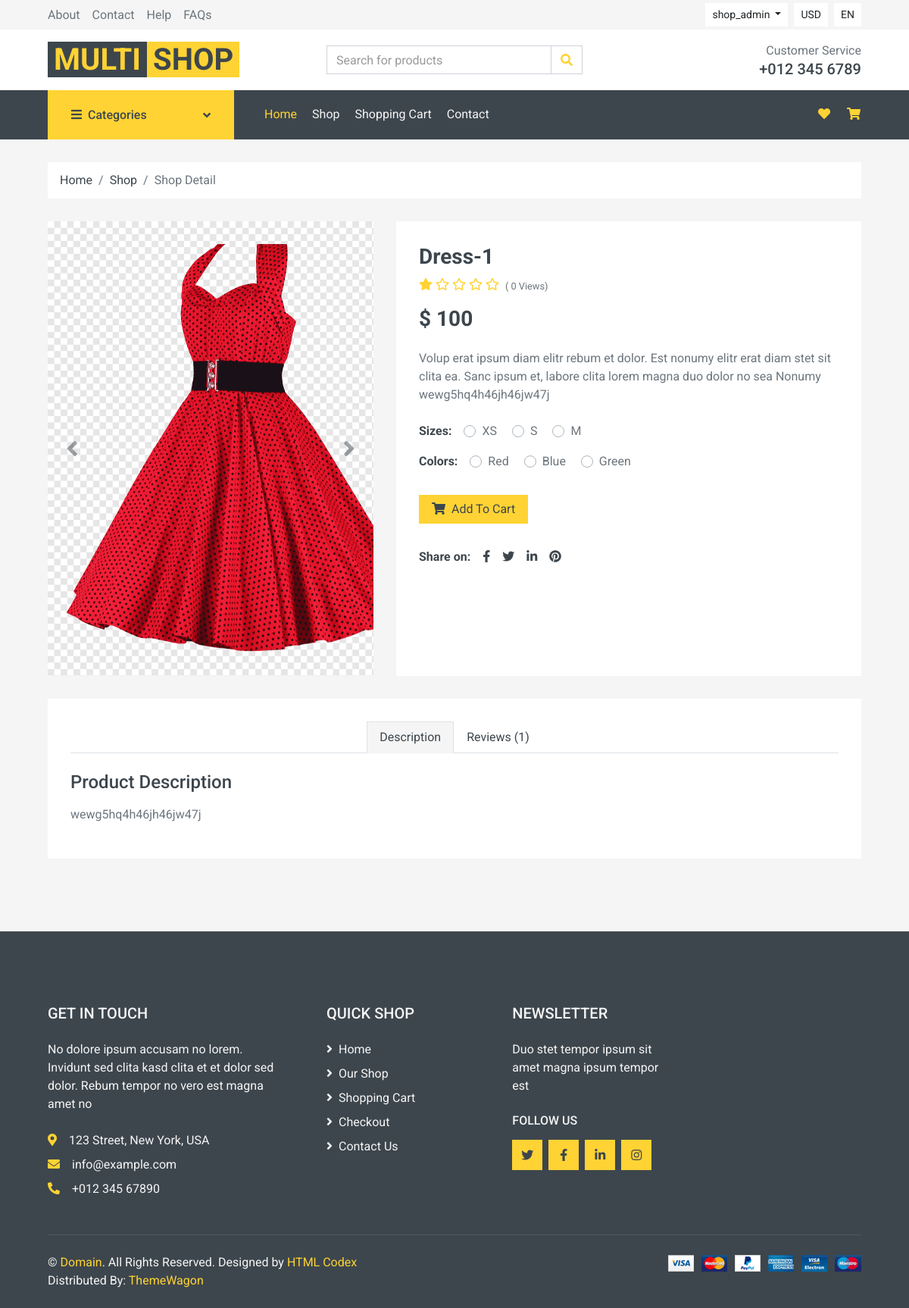
The page /detail/2 (signed in) on the database its author committed.
### main_app/models.py (models this page shows, shortened)
class Product(models.Model):
    name = models.CharField(max_length=150)
    slug = models.SlugField(max_length=150, unique=True)
    img = models.ImageField()
    count = models.PositiveIntegerField(default=0)
    price = models.PositiveIntegerField(default=0)
    view = models.PositiveIntegerField(default=0)
    description = models.TextField()
    added_date = models.DateField(auto_now_add=True)
    size = models.ManyToManyField(Size, related_name='sizes')
    color = models.ManyToManyField(Color, related_name='colors')
    category = models.ForeignKey(
        Category, on_delete=models.PROTECT, related_name='categories')
    discount = models.PositiveIntegerField("Discount %", default=0)
    @property
    def average_rating(self):
        rating = self.rating.all().aggregate(Avg('value'))['value__avg']
        if rating:
            return str(rating)
        else:
            return 0
    class Meta:
        ordering = ["-id"]

class Size(models.Model):
    name = models.CharField(max_length=50)
    slug = models.SlugField(max_length=50, unique=True)
    def __str__(self):
        return self.name

class Color(models.Model):
    name = models.CharField(max_length=50)
    slug = models.SlugField(max_length=50, unique=True)
    def __str__(self):
        return self.name

### main_app/views.py (the view, shortened to what this page needs)
# urls.py: path('detail/<pk>', views.ProductDetailView.as_view(), name='detail'),
class ProductDetailView(DetailView):
    model = Product
    template_name = "detail.html"

### main_app/context_cat.py (called while the page is built)
def main_context(request):
    all_categories = Category.objects.all()
    all_colors = Color.objects.all()
    all_sizes = Size.objects.all()
    data = {
        'all_categories': all_categories,
        'all_colors': all_colors,
        'all_sizes': all_sizes,
    }
    return data

### templates/detail.html (shortened to what this page needs)
{% extends 'base.html' %}
{% load static %}
{% block content %}
<div class="container-fluid">
    <div class="row px-xl-5">
        <div class="col-12">
            <nav class="breadcrumb bg-light mb-30">
                <a class="breadcrumb-item text-dark" href="#">Home</a>
                <a class="breadcrumb-item text-dark" href="#">Shop</a>
                <span class="breadcrumb-item active">Shop Detail</span>
            </nav>
        </div>
    </div>
</div>
<div class="container-fluid pb-5">
    <div class="row px-xl-5">
        <div class="col-lg-5 mb-30">
            <div id="product-carousel" class="carousel slide" data-ride="carousel">
                <div class="carousel-inner bg-light">
                    <div class="carousel-item active text-center">
                        <img class="object-fit-cover" src="{{ object.img.url }}" alt="Image" height="600">
                    </div>
                </div>
                <a class="carousel-control-prev" href="#product-carousel" data-slide="prev">
                    <i class="fa fa-2x fa-angle-left text-dark"></i>
                </a>
                <a class="carousel-control-next" href="#product-carousel" data-slide="next">
                    <i class="fa fa-2x fa-angle-right text-dark"></i>
                </a>
            </div>
        </div>
        <div class="col-lg-7 h-auto mb-30">
            <div class="h-100 bg-light p-30">
                <h3>{{ object.name|title }}</h3>
                <div class="d-flex mb-3">
                    <div class="text-primary mr-2">
                        {% for i in '12345'|make_list %}
                        {% if i < object.average_rating %} <i class="fas fa-star"></i>
                            {% else %}
                            <i class="far fa-star"></i>
                            {% endif %}
                            {% endfor %}
                    </div>
                    <small class="pt-1">( {{ object.view }} Views)</small>
                </div>
                <h3 class="font-weight-semi-bold mb-4">$ {{object.price}}</h3>
                <p class="mb-4">Volup erat ipsum diam elitr rebum et dolor. Est nonumy elitr erat diam stet sit
                    clita ea. Sanc ipsum et, labore clita lorem magna duo dolor no sea
                    Nonumy
                    {{object.description}}
                </p>
                <div class="d-flex mb-3">
                    <strong class="text-dark mr-3">Sizes:</strong>
                    <form>
                        {% for size in object.size.all %}
                        <div class="custom-control custom-radio custom-control-inline">
                            <label class="custom-control-label" for="size-{{size.id}}">{{size}}</label>
                        </div>
                        {% endfor %}
                    </form>
                </div>
                <div class="d-flex mb-4">
                    <strong class="text-dark mr-3">Colors:</strong>
                    <form>
                        {% for color in object.color.all %}
                        <div class="custom-control custom-radio custom-control-inline">
                            <label class="custom-control-label" for="color-{{color.id}}">{{color}}</label>
                        </div>
                        {% endfor %}
                    </form>
                </div>
                <div class="d-flex align-items-center mb-4 pt-2">
                    <a href="{% url 'cart:add_to_cart' object.id %}" class="btn btn-primary px-3"><i
                            class="fa fa-shopping-cart mr-1"></i> Add To
                        Cart</a>
                </div>
                <div class="d-flex pt-2">
                    <strong class="text-dark mr-2">Share on:</strong>
                    <div class="d-inline-flex">
                        <a class="text-dark px-2" href="">
                            <i class="fab fa-facebook-f"></i>
                        </a>
                        <a class="text-dark px-2" href="">
                            <i class="fab fa-twitter"></i>
                        </a>
                        <a class="text-dark px-2" href="">
                            <i class="fab fa-linkedin-in"></i>
                        </a>
                        <a class="text-dark px-2" href="">
                            <i class="fab fa-pinterest"></i>
                        </a>
                    </div>
                </div>
            </div>
        </div>
    </div>
    <div class="row px-xl-5">
        <div class="col">
            <div class="bg-light p-30 ">
                <div class="nav nav-tabs mb-4 d-flex justify-content-center">
                    <a class="nav-item nav-link text-dark active" data-toggle="tab" href="#tab-pane-1">Description</a>
                    <a class="nav-item nav-link text-dark" data-toggle="tab" href="#tab-pane-3">Reviews
                        ({{object.product_comments.count}})</a>
                </div>
                <div class="tab-content">
                    <div class="tab-pane fade show active" id="tab-pane-1">
                        <h4 class="mb-3">Product Description</h4>
                        <p>{{object.description}}</p>
                    </div>
            </div>
        </div>
    </div>
</div>
</div>
{% endblock %}

### templates/base.html (shortened to what this page needs)
{% load static %}
<!DOCTYPE html>
<html lang="en">
<head>
    <link href="https://cdnjs.cloudflare.com/ajax/libs/font-awesome/5.10.0/css/all.min.css" rel="stylesheet">
    <link href="{% static 'lib/animate/animate.min.css' %}" rel="stylesheet">
    <link href="{% static 'lib/owlcarousel/assets/owl.carousel.min.css' %}" rel="stylesheet">
    <link href="{% static 'css/style.css' %}" rel="stylesheet">
</head>
<body>
    <div class="container-fluid">
        <div class="row bg-secondary py-1 px-xl-5">
            <div class="col-lg-6 d-none d-lg-block">
                <div class="d-inline-flex align-items-center h-100">
                    <a class="text-body mr-3" href="">About</a>
                    <a class="text-body mr-3" href="">Contact</a>
                    <a class="text-body mr-3" href="">Help</a>
                    <a class="text-body mr-3" href="">FAQs</a>
                </div>
            </div>
            <div class="col-lg-6 text-center text-lg-right">
                <div class="d-inline-flex align-items-center">
                    <div class="btn-group">
                        <button type="button" class="btn btn-sm btn-light dropdown-toggle" data-toggle="dropdown">
                            {% if request.user.is_authenticated %}
                            {{request.user.username}}
                            {% else %}Anonym
                            {% endif %}
                        </button>
                    </div>
                    <div class="btn-group mx-2">
                        <button type="button" class="btn btn-sm btn-light" data-toggle="dropdown">USD</button>
                    </div>
                    <div class="btn-group">
                        <button type="button" class="btn btn-sm btn-light" data-toggle="dropdown">EN</button>
                    </div>
                </div>
            </div>
        </div>
        <div class="row align-items-center bg-light py-3 px-xl-5  d-lg-flex">
            <div class="col-lg-4 d-none d-lg-block ">
                <a href="{% url 'main_app:home' %}" class="text-decoration-none">
                    <span class="h1 text-uppercase text-primary bg-dark px-2">Multi</span>
                    <span class="h1 text-uppercase text-dark bg-primary px-2 ml-n1">Shop</span>
                </a>
            </div>
            <div class="col-lg-4 col-md-6 col-12 text-left">
                <form action="">
                    <div class="input-group">
                        <input type="text" class="form-control" id="search" placeholder="Search for products">
                        <div class="input-group-append">
                            <span class="input-group-text bg-transparent text-primary" onclick="key_word()">
                                <i class="fa fa-search"></i>
                            </span>
                        </div>
                    </div>
                </form>
            </div>
            <div class="col-lg-4 col-6 text-right d-none d-sm-none d-md-block d-lg-block">
                <p class="m-0">Customer Service</p>
                <h5 class="m-0">+012 345 6789</h5>
            </div>
        </div>
    </div>
    <div class="container-fluid bg-dark mb-30">
        <div class="row px-xl-5">
            <div class="col-lg-3 d-none d-lg-block">
                <a class="btn d-flex align-items-center justify-content-between bg-primary w-100" data-toggle="collapse"
                    href="#navbar-vertical" style="height: 65px; padding: 0 30px;">
                    <h6 class="text-dark m-0"><i class="fa fa-bars mr-2"></i>Categories</h6>
                    <i class="fa fa-angle-down text-dark"></i>
                </a>
            </div>
            <div class="col-lg-9">
                <nav class="navbar navbar-expand-lg bg-dark navbar-dark py-3 py-lg-0 px-0">
                    <div class="collapse navbar-collapse justify-content-between" id="navbarCollapse">
                        <div class="navbar-nav mr-auto py-0">
                            <a href="{% url 'main_app:home' %}" class="nav-item nav-link active">Home</a>
                            <a href="{% url 'main_app:sort_products' %}" class="nav-item nav-link">Shop</a>
                            <div class="nav-item dropdown">
                                <a href="{% url 'cart:cart' %}" class="nav-link">Shopping Cart</a>
                            </div>
                            <a href="{% url 'accounts:contact' %}" class="nav-item nav-link">Contact</a>
                        </div>
                        <div class="navbar-nav ml-auto py-0 d-none d-lg-block">
                            <a href="{% url 'cart:liked' %}" class="btn px-0">
                                <i class="fas fa-heart text-primary"></i>
                            </a>
                            <a href="{% url 'cart:cart' %}" class="btn px-0 ml-3">
                                <i class="fas fa-shopping-cart text-primary"></i>
                            </a>
                        </div>
                    </div>
                </nav>
            </div>
        </div>
    </div>
    {% block content %}
    {% endblock %}
    <div class="container-fluid bg-dark text-secondary mt-5 pt-5">
        <div class="row px-xl-5 pt-5">
            <div class="col-lg-4 col-md-12 mb-5 pr-3 pr-xl-5">
                <h5 class="text-secondary text-uppercase mb-4">Get In Touch</h5>
                <p class="mb-4">No dolore ipsum accusam no lorem. Invidunt sed clita kasd clita et et dolor sed dolor.
                    Rebum tempor no vero est magna amet no</p>
                <p class="mb-2"><i class="fa fa-map-marker-alt text-primary mr-3"></i>123 Street, New York, USA</p>
                <p class="mb-2"><i class="fa fa-envelope text-primary mr-3"></i>info@example.com</p>
                <p class="mb-0"><i class="fa fa-phone-alt text-primary mr-3"></i>+012 345 67890</p>
            </div>
            <div class="col-lg-8 col-md-12">
                <div class="row">
                    <div class="col-md-4 mb-5">
                        <h5 class="text-secondary text-uppercase mb-4">Quick Shop</h5>
                        <div class="d-flex flex-column justify-content-start">
                            <a href="{% url 'main_app:home' %}" class="text-secondary mb-2" href="#"><i
                                    class="fa fa-angle-right mr-2"></i>Home</a>
                            <a class="text-secondary mb-2" href="#"><i class="fa fa-angle-right mr-2"></i>Our Shop</a>
                            <a class="text-secondary mb-2" href="#"><i class="fa fa-angle-right mr-2"></i>Shopping
                                Cart</a>
                            <a class="text-secondary mb-2" href="#"><i class="fa fa-angle-right mr-2"></i>Checkout</a>
                            <a class="text-secondary" href="#"><i class="fa fa-angle-right mr-2"></i>Contact Us</a>
                        </div>
                    </div>
                    <div class="col-md-4 mb-5">
                        <h5 class="text-secondary text-uppercase mb-4">Newsletter</h5>
                        <p>Duo stet tempor ipsum sit amet magna ipsum tempor est</p>
                        <h6 class="text-secondary text-uppercase mt-4 mb-3">Follow Us</h6>
                        <div class="d-flex">
                            <a href="https://twitter.com/" class="btn btn-primary btn-square mr-2" href="#"><i class="fab fa-twitter"></i></a>
                            <a href="https://www.facebook.com/" class="btn btn-primary btn-square mr-2" href="#"><i class="fab fa-facebook-f"></i></a>
                            <a href="https://www.linkedin.com/" class="btn btn-primary btn-square mr-2" href="#"><i class="fab fa-linkedin-in"></i></a>
                            <a href="https://www.instagram.com/" class="btn btn-primary btn-square" href="#"><i class="fab fa-instagram"></i></a>
                        </div>
                    </div>
                </div>
            </div>
        </div>
        <div class="row border-top mx-xl-5 py-4" style="border-color: rgba(256, 256, 256, .1) !important;">
            <div class="col-md-6 px-xl-0">
                <p class="mb-md-0 text-center text-md-left text-secondary">
                    &copy; <a class="text-primary" href="#">Domain</a>. All Rights Reserved. Designed
                    by
                    <a class="text-primary" href="https://htmlcodex.com">HTML Codex</a>
                    <br>Distributed By: <a href="https://themewagon.com" target="_blank">ThemeWagon</a>
                </p>
            </div>
            <div class="col-md-6 px-xl-0 text-center text-md-right">
                <img class="img-fluid" src="media/payments.png" alt="">
            </div>
        </div>
    </div>
</body>
</html>

### rows shown on the page
Product: img (picture), name "Dress-1", view "0", price "100", description "wewg5hq4h46jh46jw47j", product_comments.count "1"
Size: name "XS"
Size: name "S"
Size: name "M"
Color: name "Red"
Color: name "Blue"
Color: name "Green"

### other values the page prints
{{ request.user.username }} "shop_admin"
